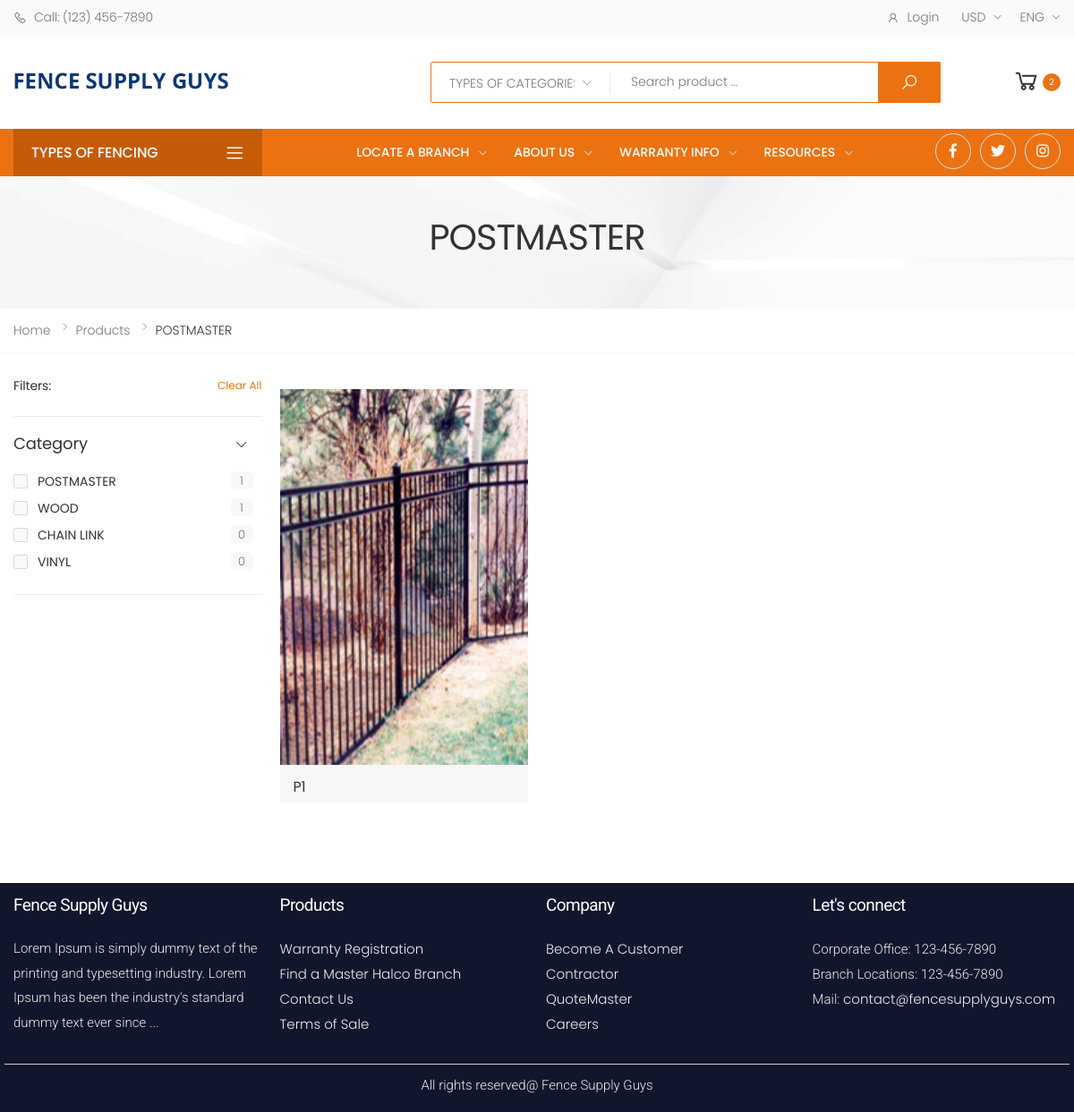
Screenshot of /products?cid=5 with the database file from the repository.
### tables this page shows
CREATE TABLE `tbl_categories` (
  `id` int(5) NOT NULL,
  `category_name` varchar(255) NOT NULL,
  `short_desc` text NOT NULL,
  `image` text NOT NULL,
  `link` varchar(500) NOT NULL,
  `status` varchar(25) NOT NULL DEFAULT 'Active',
  `created_date` datetime NOT NULL,
  `updated_date` timestamp NOT NULL DEFAULT current_timestamp() ON UPDATE current_timestamp(),
  `deleted` int(2) NOT NULL DEFAULT 0
);

CREATE TABLE `tbl_products` (
  `id` int(30) NOT NULL,
  `product_id` varchar(25) NOT NULL,
  `hsn_code` varchar(25) NOT NULL,
  `gst_charges` int(10) DEFAULT 0,
  `product_name` varchar(550) NOT NULL,
  `product_category` int(11) NOT NULL,
  `sub_category` int(11) NOT NULL,
  `product_quantity` text NOT NULL COMMENT 'quantity in ml',
  `description` text NOT NULL,
  `product_information` text NOT NULL,
  `additional_information` text NOT NULL,
  `link` varchar(150) NOT NULL,
  `mImages` text NOT NULL,
  `brandname` varchar(500) NOT NULL,
  `target` varchar(20) NOT NULL,
  `location` text NOT NULL,
  `product_image` text NOT NULL,
  `product_banner_image` text NOT NULL,
  `products_in_stock` int(5) NOT NULL DEFAULT 1,
  `product_actual_price` varchar(10) NOT NULL,
  `product_discount_price` double(10,2) NOT NULL,
  `status` varchar(75) NOT NULL DEFAULT 'Active',
  `qty_type` text NOT NULL,
  `assigned_to` varchar(15) NOT NULL,
  `created_date` datetime NOT NULL,
  `updated_date` timestamp NOT NULL DEFAULT current_timestamp() ON UPDATE current_timestamp(),
  `deleted` int(2) NOT NULL DEFAULT 0,
  `sku` varchar(255) NOT NULL,
  `meta_desc` text NOT NULL,
  `meta_keywords` text NOT NULL
);

### application/controllers/Products.php (called while the page is built, shortened)
<?php
class Products extends CI_Controller {
	public function index(){
		$cid = $this->input->get("cid");
		$data['cdata'] = $this->db->get_where("tbl_categories",["id"=>$cid])->row();
		$data['products'] = $this->db->get_where("tbl_products",["product_category"=>$cid])->result();
		$this->load->view('products',$data);
	}
}

### index.php (called while the page is built, shortened)
<?php
require_once BASEPATH.'core/CodeIgniter.php';

### application/views/products.php (the view, shortened to what this page needs)
<? $this->load->view('front_common/header') ?>
<main class="main">
  <div class="page-header text-center" style="background-image: url('assets/images/page-header-bg.jpg')">
    <div class="container">
      <h1 class="page-title"><? echo $cdata->category_name ?> <span></span></h1>
    </div>
  </div>
  <nav aria-label="breadcrumb" class="breadcrumb-nav mb-2">
    <div class="container">
      <ol class="breadcrumb">
        <li class="breadcrumb-item"><a href="index.html">Home</a></li>
        <li class="breadcrumb-item"><a href="#">Products</a></li>
        <li class="breadcrumb-item active" aria-current="page"> <? echo $cdata->category_name ?> </li>
      </ol>
    </div>
  </nav>
  <div class="page-content">
    <div class="container">
      <div class="row">
        <div class="col-lg-9">
          <div class="products mb-3">
            <div class="row">
            <?
              if(count($products) > 0){
              foreach($products as $p){ ?>
                <div class="col-12 col-md-4 col-lg-4 col-xl-4">
                  <div class="product">
                    <figure class="product-media"> <a href="#"> <img src="<? echo base_url().$p->product_image ?>" alt="Product image" class="product-image"> </a>
                    </figure>
                    <div class="product-body">
                      <h3 class="product-title"><? echo $p->product_name ?></h3>
                    </div>
                  </div>
                </div>
            <? }}else{
              echo '<p class="text-center">No Products Found</p>';
            } ?>
            </div>
          </div>
        </div>
        <aside class="col-lg-3 order-lg-first">
          <div class="sidebar sidebar-shop">
            <div class="widget widget-clean">
              <label>Filters:</label>
              <a href="<?php echo $_SERVER["REQUEST_URI"]; ?>" class="sidebar-filter-clear">Clear All</a>
            </div>
            <div class="widget widget-collapsible">
              <h3 class="widget-title">
                <a data-toggle="collapse" href="#widget-1" role="button" aria-expanded="true" aria-controls="widget-1">
                  Category
                </a>
              </h3>
              <div class="collapse show" id="widget-1">
                <div class="widget-body">
                  <div class="filter-items filter-items-count">
                    <?
                        $cats = $this->db->get_where("tbl_categories")->result();
                        foreach($cats as $ck => $c){
                    ?>
                      <div class="filter-item">
                        <div class="custom-control custom-checkbox">
                          <label class="custom-control-label" for="cat-<? echo $ck ?>"><? echo $c->category_name ?></label>
                        </div>
                        <span class="item-count"><? echo $this->db->get_where("tbl_products",['product_category'=>$c->id])->num_rows(); ?></span>
                      </div>
                    <? } ?>
                  </div>
                </div>
              </div>
            </div>
          </div>
        </aside>
      </div>
    </div>
  </div>
</main>
<? $this->load->view('front_common/footer') ?>

### application/views/front_common/header.php (shortened to what this page needs)
<!doctype html>
<html>
<head>
  <link rel="stylesheet" href="https://stackpath.bootstrapcdn.com/font-awesome/4.7.0/css/font-awesome.min.css">
  <link href="https://maxcdn.bootstrapcdn.com/font-awesome/4.7.0/css/font-awesome.min.css" rel="stylesheet" type="text/css">
  <link rel="stylesheet" href="<? echo base_url('assets/front/') ?>template.css">
  <link href="https://cdn.jsdelivr.net/npm/bootstrap@5.2.3/dist/css/bootstrap.min.css" rel="stylesheet">
  <link rel="stylesheet" href="<? echo base_url('assets/front/') ?>assets/css/bootstrap.min.css">
  <link rel="stylesheet" href="<? echo base_url('assets/front/') ?>assets/css/style.css">
</head>
<body>
  <div class="page-wrapper">
    <header class="header header-10">
      <div class="header-top">
        <div class="container">
          <div class="header-left">
            <ul class="top-menu">
              <li> <a href="#">Links</a>
                <ul>
                  <li><a href="tel:#"><i class="icon-phone"></i>Call: (123) 456-7890 </a></li>
                </ul>
              </li>
            </ul>
          </div>
          <div class="header-right">
            <? if ($this->session->userdata("user_id")) { ?>
              <div class="header-dropdown"> <a href="#"><i class="icon-user"></i> Account</a>
                <div class="header-menu">
                  <ul>
                    <li><a href="#">My Profile</a></li>
                    <li><a href="<? echo base_url('customers/logout') ?>">Logout</a></li>
                  </ul>
                </div>
              </div>
            <? } else { ?>
              <ul class="top-menu top-link-menu">
                <li> <a href="#">Links</a>
                  <ul>
                    <li><a href="#signin-modal" data-toggle="modal"><i class="icon-user"></i>Login</a></li>
                  </ul>
                </li>
              </ul>
            <? } ?>
            <div class="header-dropdown"> <a href="#">USD</a>
            </div>
            <div class="header-dropdown"> <a href="#">Eng</a>
            </div>
          </div>
        </div>
      </div>
      <div class="header-middle">
        <div class="container">
          <div class="header-left">
            <a href="<? echo base_url() ?>" class="logo"> <img src="<? echo base_url('assets/front/') ?>images/logo.png" alt="Molla Logo" width="100%" height="25"> </a>
          </div>
          <div class="header-right">
            <div class="header-search header-search-extended header-search-visible header-search-no-radius d-none d-lg-block"> <a href="#" class="search-toggle" role="button"><i class="icon-search"></i></a>
              <form action="#" method="get">
                <div class="header-search-wrapper search-wrapper-wide">
                  <div class="select-custom">
                    <select id="cat" name="cat">
                      <option value="">TYPES OF CATEGORIES</option>
                    </select>
                  </div>
                  <input type="search" class="form-control" name="q" id="q" placeholder="Search product ..." required>
                  <button class="btn btn-primary" type="submit"><i class="icon-search"></i></button>
                </div>
              </form>
            </div>
            <div class="dropdown cart-dropdown"> <a href="#" class="dropdown-toggle" role="button" data-toggle="dropdown" aria-haspopup="true" aria-expanded="false" data-display="static"> <i class="icon-shopping-cart"></i> <span class="cart-count">2</span> </a>
            </div>
          </div>
        </div>
      </div>
      <div class="header-bottom sticky-header">
        <div class="container">
          <div class="row">
            <div class="col-lg-3">
              <div class="dropdown category-dropdown"> <a href="#" class="dropdown-toggle" role="button" data-toggle="dropdown" aria-haspopup="true" aria-expanded="false" data-display="static" title="Browse Categories"> TYPES OF FENCING </a>
              </div>
            </div>
            <div class="col-lg-7">
              <nav class="main-nav">
                <ul class="menu sf-arrows justify-content-center">
                  <li> <a href="#" class="sf-with-ul"> LOCATE A BRANCH </a>
                  </li>
                  <li> <a href="#" class="sf-with-ul">About US</a>
                  </li>
                  <li> <a href="#" class="sf-with-ul"> WARRANTY INFO </a>
                  </li>
                  <li> <a href="#" class="sf-with-ul"> RESOURCES </a>
                  </li>
                </ul>
              </nav>
            </div>
            <div class="col-lg-2 justify-content-end">
              <div class="social-icons justify-content-end" style="margin-top: 5px;"> <a href="#" class="social-icon" target="_blank" title="Facebook"><i class="icon-facebook-f"></i></a> <a href="#" class="social-icon" target="_blank" title="Twitter"><i class="icon-twitter"></i></a> <a href="#" class="social-icon" target="_blank" title="Instagram"><i class="icon-instagram"></i></a>
              </div>
            </div>
          </div>
        </div>
      </div>
    </header>
  </div>

### application/views/front_common/footer.php (shortened to what this page needs)
<section id="footer">
    <div class="container">
        <div class="row">
            <div class="col-lg-3 col-12">
                <h2>Fence Supply Guys </h2>
                <p>Lorem Ipsum is simply dummy text of the printing and typesetting industry. Lorem Ipsum has been the industry's standard dummy text ever since ... </p>
            </div>
            <div class="col-lg-3 col-12">
                <h2>Products</h2>
                <ul>
                    <li> <a href="#"> Warranty Registration </a></li>
                    <li><a href="#"> Find a Master Halco Branch </a> </li>
                    <li><a href="#"> Contact Us </a> </li>
                    <li> <a href="#">Terms of Sale</a> </li>
                </ul>
            </div>
            <div class="col-lg-3 col-12">
                <h2>Company</h2>
                <ul>
                    <li> <a href="#">Become A Customer </a></li>
                    <li><a href="#">Contractor </a> </li>
                    <li><a href="#">QuoteMaster </a></li>
                    <li><a href="#">Careers</a> </li>
                </ul>
            </div>
            <div class="col-lg-3 col-12">
                <h2>Let's connect</h2>
                <ul>
                    <li> Corporate Office: 123-456-7890 </li>
                    <li> Branch Locations: 123-456-7890 </li>
                    <li> Mail: <a href="mailto:contact@fencesupplyguys.com">contact@fencesupplyguys.com </a> </li>
                </ul>
            </div>
        </div>
        <div class="row">
            <div class="col-lg-12 col-12 text-center" style="border-top:solid 1px #ccc; padding-top: 10px; margin-top: 15px;">
                <p>All rights reserved@ Fence Supply Guys</p>
            </div>
        </div>
    </div>
</section>
</body>
</html>

### assets/front/template.css (style rules this page uses)
body { font-family: 'Roboto', sans-serif; }
a { color: #c96; text-decoration: none!important; transition: color 0.3s ease }
.product-title { font-weight: 400; font-size: 1.6rem; line-height: 1.25; letter-spacing: -.01em; color: #333333; margin-bottom: .2rem }
.product { position: relative; margin-bottom: 1rem; transition: box-shadow .35s ease; background-color: #fff }
.product-media { position: relative; display: block; background-color: #d7d7d7; margin-bottom: 0; overflow: hidden }
.product-media > a { display: block; text-decoration: none!important; }
.product-image { display: block; width: 100%; height: auto }
.product-body { position: relative; padding: 15px 15px 5px 15px; transition: all .35s ease; background-color: #f7f7f7; }
.product-title { font-weight: 500; font-size: 1.2rem; line-height: 1.25; letter-spacing: -.01em; color: #686868; margin-bottom: .2rem; text-transform: uppercase; }
#footer { background:#11162d; padding:10 0px 0px 0px; }
#footer h2 { color: #fff; font-size: 19px; font-family: 'Roboto', sans-serif; font-weight: 400; padding-top: 15px; padding-bottom: 10px; }
#footer p { color: #ececec; font-size: 15px; font-family: 'Roboto', sans-serif; font-weight: 300; }
#footer ul { list-style: none;padding-left: 0; }
#footer ul li { color: #ececec; font-size: 15px; font-family: 'Roboto', sans-serif; font-weight: 300; margin: 0px!important; line-height: 28px; }
#footer ul li a { color: #ececec; }

### rows the page displays
tbl_categories: category_name "POSTMASTER", num_rows "1"
tbl_products: product_image (picture), product_name "P1"
tbl_categories: category_name "WOOD", num_rows "1"
tbl_categories: category_name "CHAIN LINK", num_rows "0"
tbl_categories: category_name "VINYL", num_rows "0"
